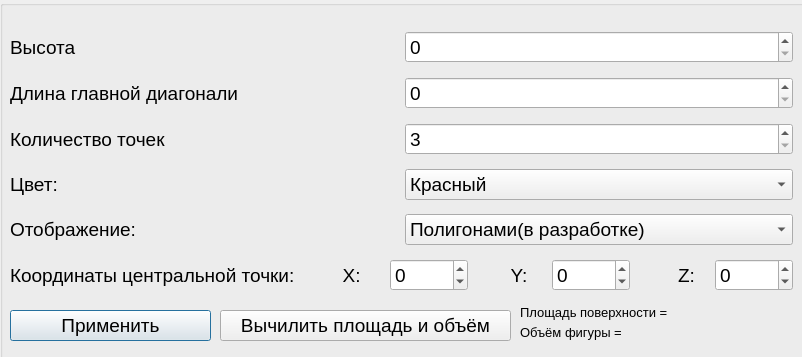
<?xml version="1.0" encoding="UTF-8"?>
<ui version="4.0">
 <class>PiramidaParametr</class>
 <widget class="QDialog" name="PiramidaParametr">
  <property name="geometry">
   <rect>
    <x>0</x>
    <y>0</y>
    <width>802</width>
    <height>357</height>
   </rect>
  </property>
  <property name="minimumSize">
   <size>
    <width>802</width>
    <height>357</height>
   </size>
  </property>
  <property name="maximumSize">
   <size>
    <width>802</width>
    <height>357</height>
   </size>
  </property>
  <property name="windowTitle">
   <string>Dialog</string>
  </property>
  <widget class="QGroupBox" name="groupBox_2">
   <property name="geometry">
    <rect>
     <x>0</x>
     <y>0</y>
     <width>821</width>
     <height>361</height>
    </rect>
   </property>
   <property name="title">
    <string/>
   </property>
   <widget class="QPushButton" name="ok">
    <property name="geometry">
     <rect>
      <x>10</x>
      <y>310</y>
      <width>201</width>
      <height>31</height>
     </rect>
    </property>
    <property name="font">
     <font>
      <pointsize>14</pointsize>
     </font>
    </property>
    <property name="text">
     <string>Применить</string>
    </property>
   </widget>
   <widget class="QWidget" name="layoutWidget">
    <property name="geometry">
     <rect>
      <x>10</x>
      <y>23</y>
      <width>783</width>
      <height>281</height>
     </rect>
    </property>
    <layout class="QVBoxLayout" name="verticalLayout">
     <item>
      <layout class="QHBoxLayout" name="horizontalLayout_4">
       <item>
        <widget class="QLabel" name="label_4">
         <property name="font">
          <font>
           <pointsize>14</pointsize>
          </font>
         </property>
         <property name="text">
          <string>Высота</string>
         </property>
        </widget>
       </item>
       <item>
        <widget class="QSpinBox" name="vys">
         <property name="font">
          <font>
           <pointsize>14</pointsize>
          </font>
         </property>
         <property name="maximum">
          <number>1000</number>
         </property>
        </widget>
       </item>
      </layout>
     </item>
     <item>
      <layout class="QHBoxLayout" name="horizontalLayout_9">
       <item>
        <widget class="QLabel" name="label_12">
         <property name="font">
          <font>
           <pointsize>14</pointsize>
          </font>
         </property>
         <property name="text">
          <string>Длина главной диагонали</string>
         </property>
        </widget>
       </item>
       <item>
        <widget class="QSpinBox" name="dm">
         <property name="font">
          <font>
           <pointsize>14</pointsize>
          </font>
         </property>
         <property name="maximum">
          <number>1000</number>
         </property>
        </widget>
       </item>
      </layout>
     </item>
     <item>
      <layout class="QHBoxLayout" name="horizontalLayout_8">
       <item>
        <widget class="QLabel" name="label_11">
         <property name="font">
          <font>
           <pointsize>14</pointsize>
          </font>
         </property>
         <property name="text">
          <string>Количество точек</string>
         </property>
        </widget>
       </item>
       <item>
        <widget class="QSpinBox" name="rebro_5">
         <property name="font">
          <font>
           <pointsize>14</pointsize>
          </font>
         </property>
         <property name="minimum">
          <number>3</number>
         </property>
         <property name="maximum">
          <number>8</number>
         </property>
        </widget>
       </item>
      </layout>
     </item>
     <item>
      <layout class="QHBoxLayout" name="horizontalLayout_6">
       <item>
        <widget class="QLabel" name="label_9">
         <property name="font">
          <font>
           <pointsize>14</pointsize>
          </font>
         </property>
         <property name="text">
          <string>Цвет:</string>
         </property>
        </widget>
       </item>
       <item>
        <widget class="QComboBox" name="color_2">
         <property name="font">
          <font>
           <pointsize>14</pointsize>
          </font>
         </property>
         <item>
          <property name="text">
           <string>Красный</string>
          </property>
         </item>
         <item>
          <property name="text">
           <string>Зелёный</string>
          </property>
         </item>
         <item>
          <property name="text">
           <string>Синий</string>
          </property>
         </item>
        </widget>
       </item>
      </layout>
     </item>
     <item>
      <layout class="QHBoxLayout" name="horizontalLayout_7">
       <item>
        <widget class="QLabel" name="label_10">
         <property name="font">
          <font>
           <pointsize>14</pointsize>
          </font>
         </property>
         <property name="text">
          <string>Отображение:</string>
         </property>
        </widget>
       </item>
       <item>
        <widget class="QComboBox" name="otbr">
         <property name="font">
          <font>
           <pointsize>14</pointsize>
          </font>
         </property>
         <item>
          <property name="text">
           <string>Полигонами(в разработке)</string>
          </property>
         </item>
         <item>
          <property name="text">
           <string>Точками</string>
          </property>
         </item>
        </widget>
       </item>
      </layout>
     </item>
     <item>
      <layout class="QHBoxLayout" name="horizontalLayout_5">
       <item>
        <widget class="QLabel" name="label_5">
         <property name="font">
          <font>
           <pointsize>14</pointsize>
          </font>
         </property>
         <property name="text">
          <string>Координаты центральной точки:  </string>
         </property>
        </widget>
       </item>
       <item>
        <widget class="QLabel" name="label_6">
         <property name="font">
          <font>
           <pointsize>14</pointsize>
          </font>
         </property>
         <property name="text">
          <string>      X:</string>
         </property>
        </widget>
       </item>
       <item>
        <widget class="QSpinBox" name="xx">
         <property name="font">
          <font>
           <pointsize>14</pointsize>
          </font>
         </property>
         <property name="minimum">
          <number>-1000</number>
         </property>
         <property name="maximum">
          <number>1000</number>
         </property>
        </widget>
       </item>
       <item>
        <widget class="QLabel" name="label_7">
         <property name="font">
          <font>
           <pointsize>14</pointsize>
          </font>
         </property>
         <property name="text">
          <string>       Y:</string>
         </property>
        </widget>
       </item>
       <item>
        <widget class="QSpinBox" name="yy">
         <property name="font">
          <font>
           <pointsize>14</pointsize>
          </font>
         </property>
         <property name="minimum">
          <number>-1000</number>
         </property>
         <property name="maximum">
          <number>1000</number>
         </property>
        </widget>
       </item>
       <item>
        <widget class="QLabel" name="label_8">
         <property name="font">
          <font>
           <pointsize>14</pointsize>
          </font>
         </property>
         <property name="text">
          <string>        Z:</string>
         </property>
        </widget>
       </item>
       <item>
        <widget class="QSpinBox" name="zz">
         <property name="font">
          <font>
           <pointsize>14</pointsize>
          </font>
         </property>
         <property name="minimum">
          <number>-1000</number>
         </property>
         <property name="maximum">
          <number>1000</number>
         </property>
        </widget>
       </item>
      </layout>
     </item>
    </layout>
   </widget>
   <widget class="QLabel" name="label_13">
    <property name="geometry">
     <rect>
      <x>520</x>
      <y>300</y>
      <width>155</width>
      <height>25</height>
     </rect>
    </property>
    <property name="font">
     <font>
      <pointsize>10</pointsize>
     </font>
    </property>
    <property name="text">
     <string>Площадь поверхности = </string>
    </property>
   </widget>
   <widget class="QPushButton" name="ok_2">
    <property name="geometry">
     <rect>
      <x>220</x>
      <y>310</y>
      <width>291</width>
      <height>31</height>
     </rect>
    </property>
    <property name="font">
     <font>
      <pointsize>14</pointsize>
     </font>
    </property>
    <property name="text">
     <string>Вычилить площадь и объём</string>
    </property>
   </widget>
   <widget class="QLabel" name="pl">
    <property name="geometry">
     <rect>
      <x>670</x>
      <y>300</y>
      <width>155</width>
      <height>25</height>
     </rect>
    </property>
    <property name="font">
     <font>
      <pointsize>10</pointsize>
     </font>
    </property>
    <property name="text">
     <string/>
    </property>
   </widget>
   <widget class="QLabel" name="ob">
    <property name="geometry">
     <rect>
      <x>620</x>
      <y>320</y>
      <width>155</width>
      <height>25</height>
     </rect>
    </property>
    <property name="font">
     <font>
      <pointsize>10</pointsize>
     </font>
    </property>
    <property name="text">
     <string/>
    </property>
   </widget>
   <widget class="QLabel" name="label_14">
    <property name="geometry">
     <rect>
      <x>520</x>
      <y>320</y>
      <width>101</width>
      <height>25</height>
     </rect>
    </property>
    <property name="font">
     <font>
      <pointsize>10</pointsize>
     </font>
    </property>
    <property name="text">
     <string>Объём фигуры = </string>
    </property>
   </widget>
  </widget>
 </widget>
 <resources/>
 <connections/>
</ui>
